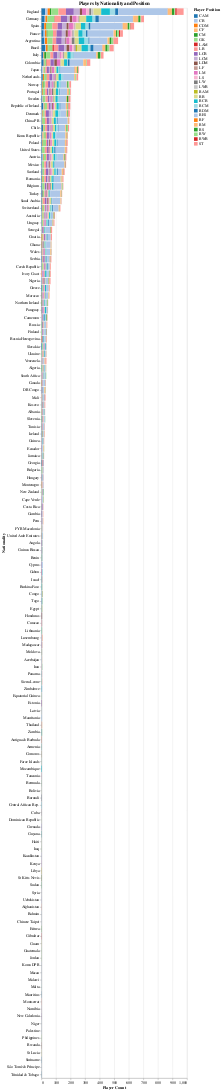

The notebook cell saved with this chart:
### Code cell
chart_two

### Figure 1 — Vega-Lite specification as saved in the notebook (floating-point values rounded to 4 significant figures; data arrays with more than 128 entries replaced by an {"elided": "..."} marker saying what was removed)
{"config": {"view": {"continuousWidth": 400, "continuousHeight": 300}}, "data": {"name": "data-e24c2b43feeddf9419909d989a159d27"}, "mark": "bar", "encoding": {"color": {"field": "1", "legend": {"title": "Player Position"}, "scale": {"scheme": "category20"}, "type": "nominal"}, "x": {"axis": {"title": "Player Count"}, "field": "2", "type": "quantitative"}, "y": {"axis": {"title": "Nationality"}, "field": "0", "sort": "-x", "type": "nominal"}}, "title": "Players by Nationality and Position", "$schema": "https://vega.github.io/schema/vega-lite/v4.17.0.json", "datasets": {"data-e24c2b43feeddf9419909d989a159d27": {"elided": "1458 records"}}}
